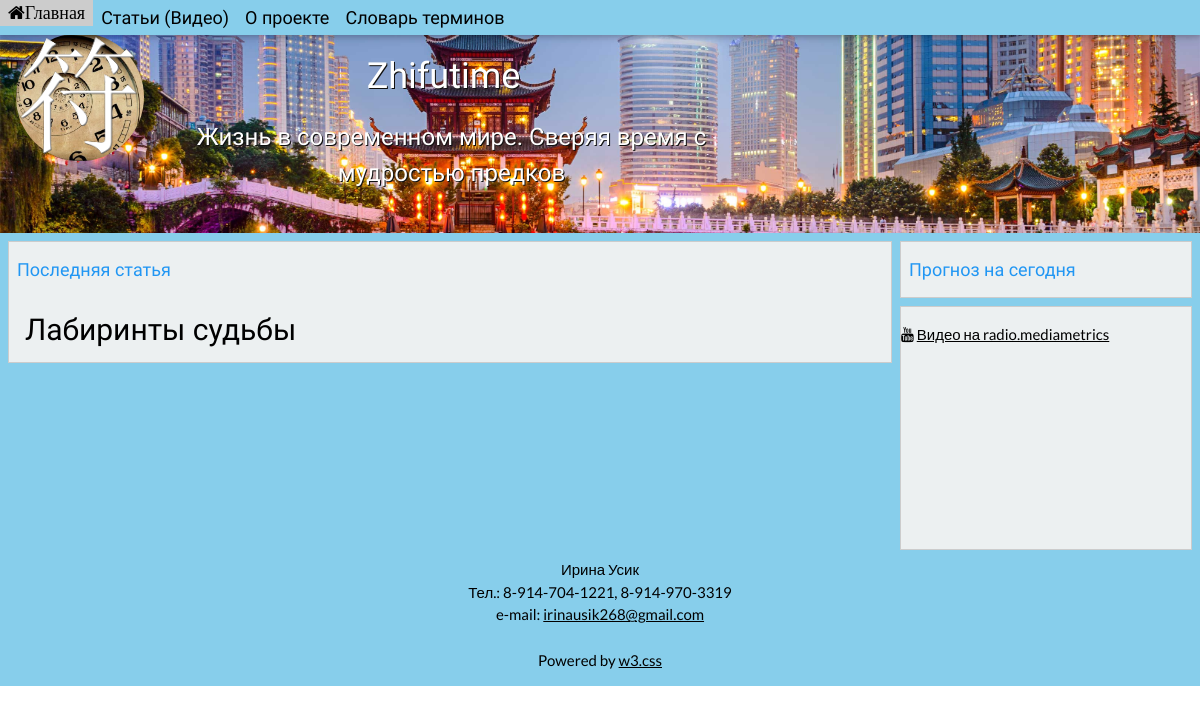
Before: / with the older database file.
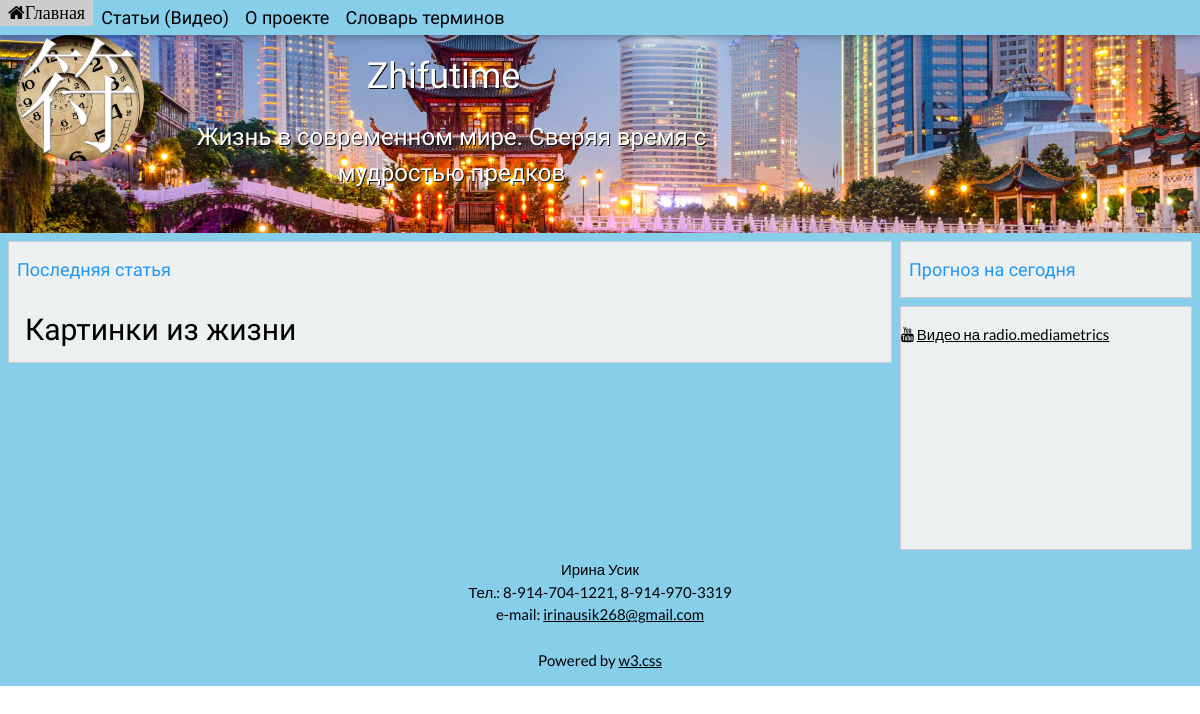
After: the same page with the newer database file.
### zhifutime/models.py (models this page shows)
class Article(models.Model):
    title = models.CharField(max_length=200)
    slug = models.SlugField(max_length=250, unique_for_date='publish')
    desc = models.CharField(max_length=350, default='', null=True, blank=True,
                            help_text='Краткое описание статьи')
    text = tinymce_models.HTMLField()
    publish = models.DateTimeField(default=timezone.now)
    class Meta:
        ordering = ('-publish',)
        verbose_name = 'Статья'
        verbose_name_plural = 'Статьи'

### zhifutime/views.py (the view)
# urls.py: url(r'^$', views.mainpageinfo, name='home_page'),
def mainpageinfo(request):
    article = Article.objects.first()
    return render(request, 'main.html', {'article': article})

### zhifutime/templates/main.html (shortened to what this page needs)
{%  extends 'basetry.html' %}
{% block main_content %}
<h3 class="w3-text-blue w3-large w3-padding-small">Последняя статья</h3>
<h2 class="w3-container w3-left">{{article.title}}</h2>
<section class="w3-container">
</section>
 {% endblock %}

Changed rows visible on the page:
no longer on this page (row unchanged): Article: title "Лабиринты судьбы"
added Article: title "Картинки из жизни"
